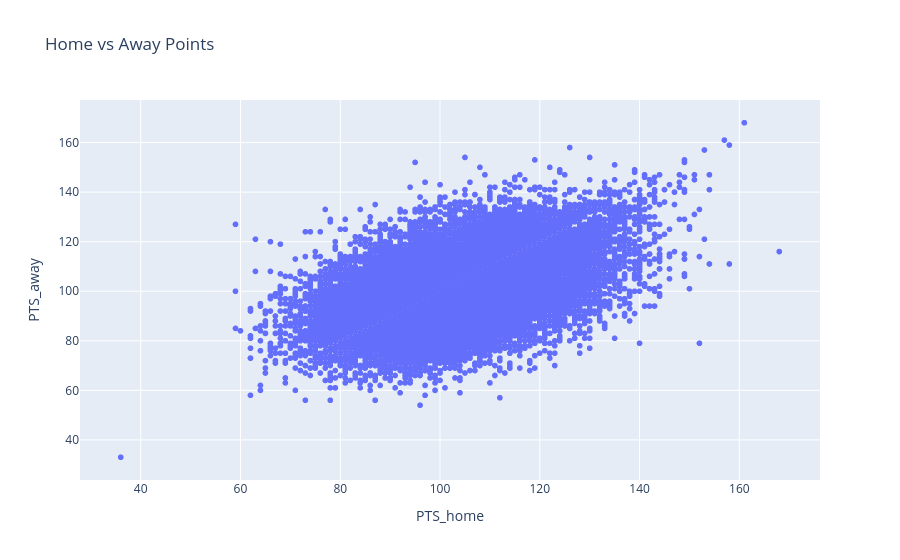

Notebook code for this chart:
### Markdown cell above
يظهر تحليل الارتباط أن تسجيل الفريق صاحب الأرض يؤثر إيجابيًا على احتمالية الفوز، بينما تسجيل الفريق الضيف يؤثر سلبًا. كما توجد علاقة متوسطة بين نقاط الفريقين، مما يدل على أن بعض المباريات تكون ذات طابع هجومي للطرفين.

### Code cell
fig = px.scatter(df, x='PTS_home', y='PTS_away',
 title='Home vs Away Points')
fig.show()

### Figure 1 — Plotly figure (JSON) as saved in the notebook; plotly's stock layout.template omitted (floating-point values rounded to 4 significant figures; data arrays with more than 128 entries replaced by an {"elided": "..."} marker saying what was removed)
{"data": [{"hovertemplate": "PTS_home=%{x}<br>PTS_away=%{y}<extra></extra>", "legendgroup": "", "marker": {"color": "#636efa", "symbol": "circle"}, "mode": "markers", "name": "", "showlegend": false, "type": "scattergl", "x": {"elided": "26552 float values"}, "xaxis": "x", "y": {"elided": "26552 float values"}, "yaxis": "y"}], "layout": {"legend": {"tracegroupgap": 0}, "title": {"text": "Home vs Away Points"}, "xaxis": {"anchor": "y", "domain": [0, 1], "title": {"text": "PTS_home"}}, "yaxis": {"anchor": "x", "domain": [0, 1], "title": {"text": "PTS_away"}}}}
